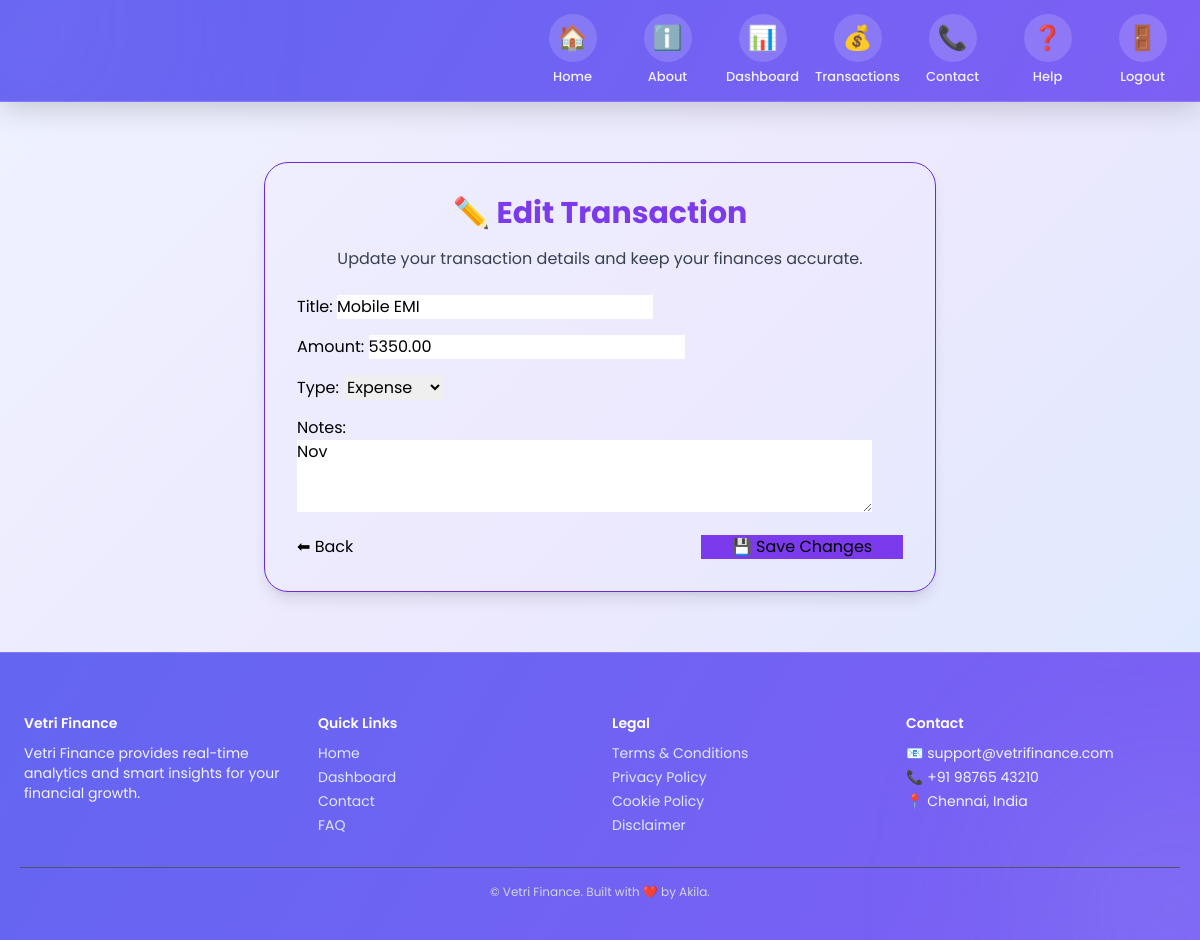
The page /transactions/11/edit/ (signed in) on the database its author committed.
### transactions/models.py (models this page shows, shortened)
class Transaction(models.Model):
    TRANSACTION_TYPES = [
        ('income', 'Income'),
        ('expense', 'Expense'),
    ]
    title = models.CharField(max_length=100)
    amount = models.DecimalField(max_digits=10, decimal_places=2)
    type = models.CharField(max_length=10, choices=TRANSACTION_TYPES)
    date = models.DateField(auto_now_add=True)
    user = models.ForeignKey(User, on_delete=models.CASCADE, related_name='transactions')
    notes = models.TextField(blank=True, null=True)
    created_at = models.DateTimeField(auto_now_add=True)
    updated_at = models.DateTimeField(auto_now=True)
    class Meta:
        ordering = ['-date']
        verbose_name = 'Transaction'
        verbose_name_plural = 'Transactions'

### transactions/views.py (the view)
# urls.py: path('<int:pk>/edit/', views.edit_transaction, name='edit_transaction'),
@login_required
def edit_transaction(request, pk):
    transaction = get_object_or_404(Transaction, pk=pk, user=request.user)
    if request.method == 'POST':
        form = TransactionForm(request.POST, instance=transaction)
        if form.is_valid():
            form.save()
            messages.success(request, "✏️ Transaction updated successfully!")
            return redirect('transaction_list')
    else:
        form = TransactionForm(instance=transaction)
    return render(request, 'transactions/edit_transaction.html', {'form': form, 'transaction': transaction})

### transactions/forms.py
class TransactionForm(forms.ModelForm):
    class Meta:
        model = Transaction
        fields = ['title', 'amount', 'type', 'notes']
        widgets = {
            'title': forms.TextInput(attrs={'class': 'form-control', 'placeholder': 'Enter title'}),
            'amount': forms.NumberInput(attrs={'class': 'form-control', 'placeholder': 'Enter amount'}),
            'type': forms.Select(attrs={'class': 'form-control'}),
            'notes': forms.Textarea(attrs={'class': 'form-control', 'rows': 3, 'placeholder': 'Optional notes'}),
        }

### transactions/templates/transactions/edit_transaction.html (shortened to what this page needs)
{% extends 'registration/base.html' %}
{% load static %}
{% block content %}
<div class="flex justify-center items-center min-h-[70vh]">
  <div class="max-w-2xl w-full bg-gray-800/70 backdrop-blur-lg p-8 rounded-3xl shadow-lg border border-purple-700">
    <h2 class="text-3xl font-bold text-center mb-4 text-purple-600">✏️ Edit Transaction</h2>
    <p class="text-center text-gray-700 mb-6">Update your transaction details and keep your finances accurate.</p>
    <form method="POST" class="space-y-4 text-black">
      {{ form.as_p }}
      <div class="flex justify-between mt-6">
        <a href="{% url 'transaction_list' %}" class="btn btn-outline-light w-1/3">⬅ Back</a>
        <button type="submit" class="btn btn-primary bg-purple-600 hover:bg-purple-700 border-0 w-1/3">💾 Save Changes</button>
      </div>
    </form>
  </div>
</div>
{% endblock %}

### users/templates/registration/base.html (style rules this page uses)
body { font-family: 'Poppins', sans-serif; background: linear-gradient(135deg, #eef2ff, #ede9fe, #dbeafe); background-attachment: fixed; color: #1e293b; display: flex; flex-direction: column; min-height: 100vh; overflow-x: hidden; scroll-behavior: smooth; }

### rows shown on the page
Transaction: title "Mobile EMI", amount "5350.00", type "Expense", notes "Nov"
